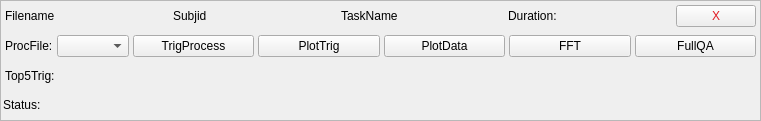
<?xml version="1.0" encoding="UTF-8"?>
<ui version="4.0">
 <class>InputDatasetTile</class>
 <widget class="QWidget" name="InputDatasetTile">
  <property name="geometry">
   <rect>
    <x>0</x>
    <y>0</y>
    <width>761</width>
    <height>121</height>
   </rect>
  </property>
  <property name="sizePolicy">
   <sizepolicy hsizetype="Expanding" vsizetype="Preferred">
    <horstretch>0</horstretch>
    <verstretch>0</verstretch>
   </sizepolicy>
  </property>
  <property name="windowTitle">
   <string>Form</string>
  </property>
  <widget class="QFrame" name="frame">
   <property name="geometry">
    <rect>
     <x>0</x>
     <y>0</y>
     <width>761</width>
     <height>121</height>
    </rect>
   </property>
   <property name="sizePolicy">
    <sizepolicy hsizetype="Preferred" vsizetype="Preferred">
     <horstretch>0</horstretch>
     <verstretch>0</verstretch>
    </sizepolicy>
   </property>
   <property name="frameShape">
    <enum>QFrame::StyledPanel</enum>
   </property>
   <property name="frameShadow">
    <enum>QFrame::Raised</enum>
   </property>
   <layout class="QVBoxLayout" name="verticalLayout">
    <property name="spacing">
     <number>0</number>
    </property>
    <property name="leftMargin">
     <number>2</number>
    </property>
    <property name="topMargin">
     <number>0</number>
    </property>
    <property name="rightMargin">
     <number>2</number>
    </property>
    <property name="bottomMargin">
     <number>0</number>
    </property>
    <item>
     <widget class="QWidget" name="widget" native="true">
      <property name="sizePolicy">
       <sizepolicy hsizetype="Expanding" vsizetype="Preferred">
        <horstretch>0</horstretch>
        <verstretch>0</verstretch>
       </sizepolicy>
      </property>
      <layout class="QHBoxLayout" name="horizontalLayout">
       <property name="spacing">
        <number>4</number>
       </property>
       <property name="leftMargin">
        <number>2</number>
       </property>
       <property name="topMargin">
        <number>2</number>
       </property>
       <property name="rightMargin">
        <number>2</number>
       </property>
       <property name="bottomMargin">
        <number>2</number>
       </property>
       <item>
        <widget class="QLabel" name="ReadoutFilename">
         <property name="text">
          <string>Filename</string>
         </property>
        </widget>
       </item>
       <item>
        <widget class="QLabel" name="ReadoutSubjid">
         <property name="text">
          <string>Subjid</string>
         </property>
         <property name="textInteractionFlags">
          <set>Qt::LinksAccessibleByMouse|Qt::TextEditable</set>
         </property>
        </widget>
       </item>
       <item>
        <widget class="QLabel" name="ReadoutTaskname">
         <property name="text">
          <string>TaskName</string>
         </property>
         <property name="textInteractionFlags">
          <set>Qt::LinksAccessibleByMouse|Qt::TextEditable</set>
         </property>
        </widget>
       </item>
       <item>
        <widget class="QLabel" name="label_Duration">
         <property name="text">
          <string>Duration:</string>
         </property>
        </widget>
       </item>
       <item>
        <widget class="QPushButton" name="pushButton">
         <property name="enabled">
          <bool>true</bool>
         </property>
         <property name="sizePolicy">
          <sizepolicy hsizetype="Fixed" vsizetype="Fixed">
           <horstretch>0</horstretch>
           <verstretch>0</verstretch>
          </sizepolicy>
         </property>
         <property name="styleSheet">
          <string notr="true">color: rgb(224, 27, 36);</string>
         </property>
         <property name="text">
          <string>X</string>
         </property>
        </widget>
       </item>
      </layout>
     </widget>
    </item>
    <item>
     <widget class="QWidget" name="widget_2" native="true">
      <layout class="QHBoxLayout" name="horizontalLayout_2">
       <property name="spacing">
        <number>4</number>
       </property>
       <property name="leftMargin">
        <number>2</number>
       </property>
       <property name="topMargin">
        <number>2</number>
       </property>
       <property name="rightMargin">
        <number>2</number>
       </property>
       <property name="bottomMargin">
        <number>2</number>
       </property>
       <item>
        <widget class="QWidget" name="widget_4" native="true">
         <property name="sizePolicy">
          <sizepolicy hsizetype="Fixed" vsizetype="Preferred">
           <horstretch>0</horstretch>
           <verstretch>0</verstretch>
          </sizepolicy>
         </property>
         <layout class="QHBoxLayout" name="horizontalLayout_4">
          <property name="spacing">
           <number>4</number>
          </property>
          <property name="leftMargin">
           <number>0</number>
          </property>
          <property name="topMargin">
           <number>0</number>
          </property>
          <property name="rightMargin">
           <number>0</number>
          </property>
          <property name="bottomMargin">
           <number>0</number>
          </property>
          <item>
           <widget class="QLabel" name="label">
            <property name="sizePolicy">
             <sizepolicy hsizetype="Fixed" vsizetype="Preferred">
              <horstretch>0</horstretch>
              <verstretch>0</verstretch>
             </sizepolicy>
            </property>
            <property name="text">
             <string>ProcFile:</string>
            </property>
           </widget>
          </item>
          <item>
           <widget class="QComboBox" name="ProcFileComboBox">
            <property name="sizePolicy">
             <sizepolicy hsizetype="Preferred" vsizetype="Fixed">
              <horstretch>0</horstretch>
              <verstretch>0</verstretch>
             </sizepolicy>
            </property>
           </widget>
          </item>
         </layout>
        </widget>
       </item>
       <item>
        <widget class="QPushButton" name="pushButton_TrigProcess">
         <property name="text">
          <string>TrigProcess</string>
         </property>
        </widget>
       </item>
       <item>
        <widget class="QPushButton" name="pushButton_PlotTrig">
         <property name="text">
          <string>PlotTrig</string>
         </property>
        </widget>
       </item>
       <item>
        <widget class="QPushButton" name="pushButton_PlotData">
         <property name="text">
          <string>PlotData</string>
         </property>
        </widget>
       </item>
       <item>
        <widget class="QPushButton" name="pushButton_FFT">
         <property name="text">
          <string>FFT</string>
         </property>
        </widget>
       </item>
       <item>
        <widget class="QPushButton" name="pushButton_2">
         <property name="text">
          <string>FullQA</string>
         </property>
        </widget>
       </item>
      </layout>
     </widget>
    </item>
    <item>
     <widget class="QWidget" name="widget_3" native="true">
      <layout class="QHBoxLayout" name="horizontalLayout_3">
       <property name="spacing">
        <number>4</number>
       </property>
       <property name="leftMargin">
        <number>2</number>
       </property>
       <property name="topMargin">
        <number>2</number>
       </property>
       <property name="rightMargin">
        <number>2</number>
       </property>
       <property name="bottomMargin">
        <number>2</number>
       </property>
       <item>
        <widget class="QLabel" name="label_2">
         <property name="text">
          <string>Top5Trig:</string>
         </property>
        </widget>
       </item>
      </layout>
     </widget>
    </item>
    <item>
     <widget class="QLabel" name="label_4">
      <property name="text">
       <string>Status:</string>
      </property>
     </widget>
    </item>
   </layout>
  </widget>
  <widget class="QWidget" name="widget_5" native="true">
   <property name="geometry">
    <rect>
     <x>0</x>
     <y>130</y>
     <width>755</width>
     <height>30</height>
    </rect>
   </property>
   <layout class="QHBoxLayout" name="horizontalLayout_6">
    <property name="spacing">
     <number>4</number>
    </property>
    <property name="leftMargin">
     <number>2</number>
    </property>
    <property name="topMargin">
     <number>2</number>
    </property>
    <property name="rightMargin">
     <number>2</number>
    </property>
    <property name="bottomMargin">
     <number>2</number>
    </property>
   </layout>
  </widget>
 </widget>
 <resources/>
 <connections/>
</ui>
